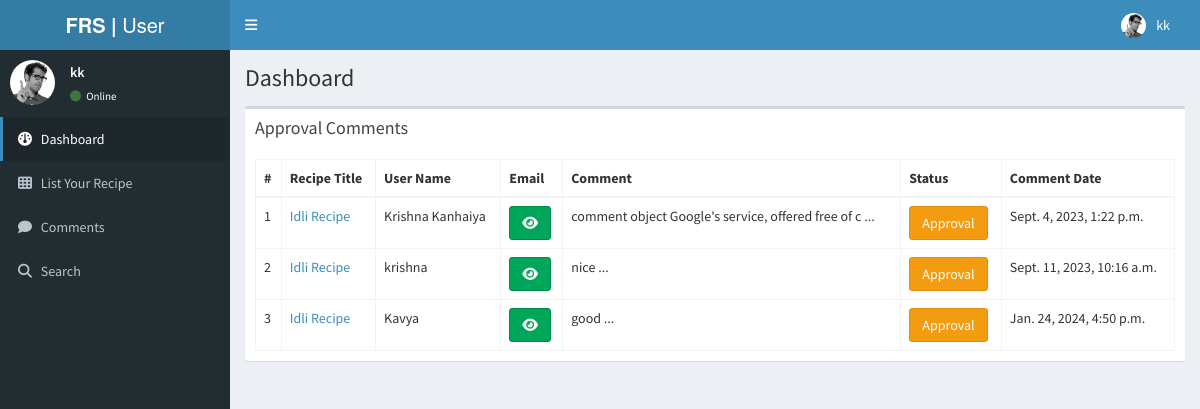
Page /commentlist/?action=Approval (signed in) on the committed database.
### myapp/models.py (models this page shows, shortened)
class Comment(models.Model):
    recipe = models.ForeignKey(Recipe, on_delete=models.CASCADE, null=True, blank=True)
    name = models.CharField(max_length=200, null=True, blank=True)
    email = models.CharField(max_length=200, null=True, blank=True)
    message = models.CharField(max_length=200, null=True, blank=True)
    status = models.IntegerField(choices=STATUS, default=1, null=True, blank=True)
    creationdate = models.DateTimeField(auto_now_add=True)

class Recipe(models.Model):
    register = models.ForeignKey(Registration, on_delete=models.CASCADE, null=True, blank=True)
    title = models.CharField(max_length=200, null=True, blank=True)
    pertime = models.CharField(max_length=200, null=True, blank=True)
    cooktime = models.CharField(max_length=200, null=True, blank=True)
    yields = models.CharField(max_length=200, null=True, blank=True)
    ingredients = models.CharField(max_length=500, null=True, blank=True)
    description = models.CharField(max_length=500, null=True, blank=True)
    photo = models.FileField(max_length=200, null=True, blank=True)
    creationdate = models.DateTimeField(auto_now_add=True)

### myapp/views.py (the view)
# urls.py: path('commentlist/', commentlist, name="commentlist"),
@login_required(login_url='/user_Login/')
def commentlist(request):
    action = request.GET.get('action')
    if action == "New":
        data = Comment.objects.filter(status=1)
    elif action == "Approval":
        data = Comment.objects.filter(status=2)
    elif action == "Rejected":
        data = Comment.objects.filter(status=3)
    elif action == "All":
        data = Comment.objects.filter()
    return render(request, "commentlist.html", locals())

### myapp/templates/commentlist.html (shortened to what this page needs)
{% extends 'user_index.html' %}
{% load static %}
{% block body %}
<link rel="stylesheet" href="https://cdnjs.cloudflare.com/ajax/libs/font-awesome/6.2.0/css/all.min.css" />
<section class="content">
  <div class="row">
    <div class="col-md-12">
      <div class="box">
        <div class="box-header">
          <h2 class="box-title">{{request.GET.action}} Comments</h2>
        </div>
        <div class="box-body">
          <table class="table table-bordered">
            <thead>
              <tr>
                <th>#</th>
                <th>Recipe Title</th>
                <th>User Name</th>
                <th>Email</th>
                <th>Comment</th>
                <th>Status</th>
                <th>Comment Date</th>
              </tr>
            </thead>
            <tbody>
              {% for i in data %}
              <tr>
                <td>{{forloop.counter}}</td>
                <td><a href="{% url 'comment' i.id %}">{{i.recipe.title}}</a></td>
                <td>{{i.name}}</td>
                <td>
                  <button type="button" class="btn btn-success" id="email-btn-{{forloop.counter}}" onclick="togglePassword('email-{{forloop.counter}}', this.id)"><i class="fa fa-eye"></i></button>
                </td>
                <td>{{i.message|slice:":50"}} ...</td>
                <td><button class="btn btn-warning">{{i.get_status_display}}</button></td>
                <td>{{i.creationdate}}</td>
              </tr>
              {% endfor %}
            </tbody>
          </table>
        </div>
      </div>
    </div>
  </div>
</section>
{% endblock %}

### myapp/templates/user_index.html (shortened to what this page needs)
<!DOCTYPE html>
{% load static %}
<html>
  <head>
    <link href="{% static 'bootstrap/css/bootstrap.min.css' %}" rel="stylesheet" type="text/css" />
    <link rel="stylesheet" href="https://cdnjs.cloudflare.com/ajax/libs/font-awesome/4.7.0/css/font-awesome.min.css">
    <link href="https://maxcdn.bootstrapcdn.com/font-awesome/4.3.0/css/font-awesome.min.css' %}" rel="stylesheet" type="text/css" />
    <link href="http://code.ionicframework.com/ionicons/2.0.0/css/ionicons.min.css' %}" rel="stylesheet" type="text/css" />
    <link href="{% static 'dist/css/AdminLTE.min.css' %}" rel="stylesheet" type="text/css" />
    <link href="{% static 'dist/css/skins/_all-skins.min.css' %}" rel="stylesheet" type="text/css" />
    <link href="{% static 'plugins/iCheck/flat/blue.css' %}" rel="stylesheet" type="text/css" />
    <link href="{% static 'plugins/morris/morris.css' %}" rel="stylesheet" type="text/css" />
    <link href="{% static 'plugins/jvectormap/jquery-jvectormap-1.2.2.css' %}" rel="stylesheet" type="text/css" />
    <link href="{% static 'plugins/datepicker/datepicker3.css' %}" rel="stylesheet" type="text/css" />
    <link href="{% static 'plugins/daterangepicker/daterangepicker-bs3.css' %}" rel="stylesheet" type="text/css" />
    <link href="{% static 'plugins/bootstrap-wysihtml5/bootstrap3-wysihtml5.min.css' %}" rel="stylesheet" type="text/css" />
  </head>
  <body class="skin-blue">
    <div class="wrapper">
      <header class="main-header">
        <a href="/user_index/" class="logo"><b>FRS |</b> User</a>
        <nav class="navbar navbar-static-top" role="navigation">
          <a href="#" class="sidebar-toggle" data-toggle="offcanvas" role="button">
          </a>
          <div class="navbar-custom-menu">
            <ul class="nav navbar-nav">
              <li class="dropdown user user-menu">
                <a href="#" class="dropdown-toggle" data-toggle="dropdown">
                  <img src="{% static 'dist/img/user2-160x160.jpg' %}" class="user-image" alt="User Image"/>
                  <span class="hidden-xs">{{ request.user.first_name }}</span>
                </a>
              </li>
            </ul>
          </div>
        </nav>
      </header>
      <aside class="main-sidebar">
        <section class="sidebar">
          <div class="user-panel">
            <div class="pull-left image">
              <img src="{% static 'dist/img/user2-160x160.jpg' %}" class="img-circle" alt="User Image" />
            </div>
            <div class="pull-left info">
              <p>{{ request.user.first_name }}</p>
              <a href="#"><i class="fa fa-circle text-success"></i> Online</a>
            </div>
          </div>
          <ul class="sidebar-menu">
            <li class="active treeview">
              <a href="/user_index/"><i class="fa fa-dashboard"></i>
                <span>Dashboard</span>
              </a>
            </li>
            <li class="treeview">
              <a href="#">
                <i class="fa fa-th"></i>
                <span>List Your Recipe</span>
              </a>
            </li>
            <li class="treeview">
              <a href="#">
                <i class="fa fa-comment"></i>
                <span>Comments</span>
              </a>
            </li>
            <li>
              <a href="/search_recipe/">
                <i class="fa fa-search"></i> <span>Search</span>
              </a>
            </li>
           </ul>
        </section>
      </aside>
      <div class="content-wrapper">
        <section class="content-header">
          <h1>
            Dashboard
          </h1>
        </section>
        {% block body %}
        {% endblock %}
      </div>
    </div>
  </body>
</html>

### myapp/templates/commentlist.html (style rules this page uses)
img { width: 60px; height: 60px; }
td { padding:0px; }

### rows in the picture
Comment: recipe "Idli Recipe", name "Krishna Kanhaiya", message "comment object Google's service, offered free of c", status "Approval", creationdate "Sept. 4, 2023, 1:22 p.m."
Comment: recipe "Idli Recipe", name "krishna", message "nice", status "Approval", creationdate "Sept. 11, 2023, 10:16 a.m."
Comment: recipe "Idli Recipe", name "Kavya", message "good", status "Approval", creationdate "Jan. 24, 2024, 4:50 p.m."

### other values in the picture
{{ request.user.first_name }} "kk"
{{ request.GET.action }} "Approval"
